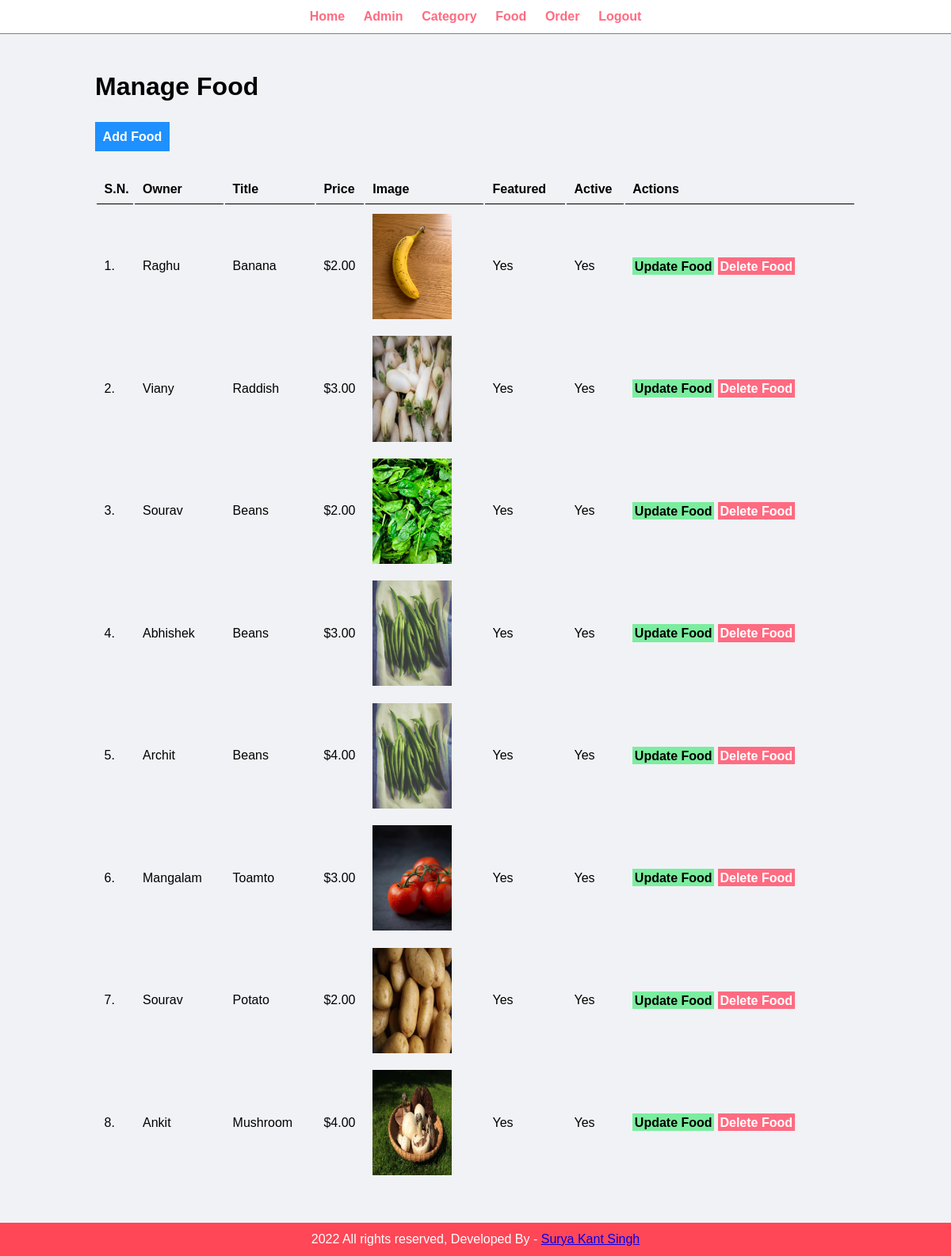
Screenshot of /admin/manage-food.php (signed in) with the database file from the repository.
### tables this page shows
CREATE TABLE `tbl_food` (
  `id` int(10) UNSIGNED NOT NULL,
  `owner_name` varchar(100) NOT NULL,
  `title` varchar(100) NOT NULL,
  `description` text NOT NULL,
  `price` decimal(10,2) NOT NULL,
  `image_name` varchar(255) NOT NULL,
  `category_id` int(10) UNSIGNED NOT NULL,
  `featured` varchar(10) NOT NULL,
  `active` varchar(10) NOT NULL
);

### admin/manage-food.php (the view, shortened to what this page needs)
<?php include('partials/menu.php'); ?>
<div class="main-content">
    <div class="wrapper">
        <h1>Manage Food</h1>
        <br /><br />
                <a href="<?php echo SITEURL; ?>admin/add-food.php" class="btn-primary">Add Food</a>
                <br /><br /><br />
                <table class="tbl-full">
                    <tr>
                        <th>S.N.</th>
                        <th>Owner</th>
                        <th>Title</th>
                        <th>Price</th>
                        <th>Image</th>
                        <th>Featured</th>
                        <th>Active</th>
                        <th>Actions</th>
                    </tr>
                    <?php
                        $sql = "SELECT * FROM tbl_food";
                        $res = mysqli_query($conn, $sql);
                        $count = mysqli_num_rows($res);
                        $sn=1;
                        if($count>0)
                        {
                            while($row=mysqli_fetch_assoc($res))
                            {
                                $id = $row['id'];
                                $owner_name = $row['owner_name'];
                                $title = $row['title'];
                                $price = $row['price'];
                                $image_name = $row['image_name'];
                                $featured = $row['featured'];
                                $active = $row['active'];
                                ?>
                                <tr>
                                    <td><?php echo $sn++; ?>. </td>
                                    <td><?php echo $owner_name; ?></td>
                                    <td><?php echo $title; ?></td>
                                    <td>$<?php echo $price; ?></td>
                                    <td>
                                        <?php
                                            if($image_name=="")
                                            {
                                                echo "<div class='error'>Image not Added.</div>";
                                            }
                                            else
                                            {
                                                ?>
                                                <img src="<?php echo SITEURL; ?>images/food/<?php echo $image_name; ?>" width="100px">
                                                <?php
                                            }
                                        ?>
                                    </td>
                                    <td><?php echo $featured; ?></td>
                                    <td><?php echo $active; ?></td>
                                    <td>
                                        <a href="<?php echo SITEURL; ?>admin/update-food.php?id=<?php echo $id; ?>" class="btn-secondary">Update Food</a>
                                        <a href="<?php echo SITEURL; ?>admin/delete-food.php?id=<?php echo $id; ?>&image_name=<?php echo $image_name; ?>" class="btn-danger">Delete Food</a>
                                    </td>
                                </tr>
                                <?php
                            }
                        }
                        else
                        {
                            echo "<tr> <td colspan='8' class='error'> Food not Added Yet. </td> </tr>";
                        }
                    ?>
                </table>
    </div>
</div>
<?php include('partials/footer.php'); ?>

### css/admin.css (style rules this page uses)
* { margin: 0; padding: 0; font-family: Arial, Helvetica, sans-serif; }
.wrapper { padding: 1%; width: 80%; margin: 0 auto; }
.tbl-full { width: 100%; }
table tr th { border-bottom: 1px solid black; padding: 1%; text-align: left; }
table tr td { padding: 1%; }
.btn-primary { background-color: #1e90ff; padding: 1%; color: white; text-decoration: none; font-weight: bold; }
.btn-secondary { background-color: #7bed9f; padding: 1%; color: black; text-decoration: none; font-weight: bold; }
.btn-danger { background-color: #ff6b81; padding: 1%; color: white; text-decoration: none; font-weight: bold; }
.main-content { background-color: #f1f2f6; padding: 3% 0; }

### rows the page displays
tbl_food: owner_name "Raghu", title "Banana", price "2.00", image_name (picture), featured "Yes", active "Yes"
tbl_food: owner_name "Viany", title "Raddish", price "3.00", image_name (picture), featured "Yes", active "Yes"
tbl_food: owner_name "Sourav", title "Beans", price "2.00", image_name (picture), featured "Yes", active "Yes"
tbl_food: owner_name "Abhishek", title "Beans", price "3.00", image_name (picture), featured "Yes", active "Yes"
tbl_food: owner_name "Archit", title "Beans", price "4.00", image_name (picture), featured "Yes", active "Yes"
tbl_food: owner_name "Mangalam", title "Toamto", price "3.00", image_name (picture), featured "Yes", active "Yes"
tbl_food: owner_name "Sourav", title "Potato", price "2.00", image_name (picture), featured "Yes", active "Yes"
tbl_food: owner_name "Ankit", title "Mushroom", price "4.00", image_name (picture), featured "Yes", active "Yes"
